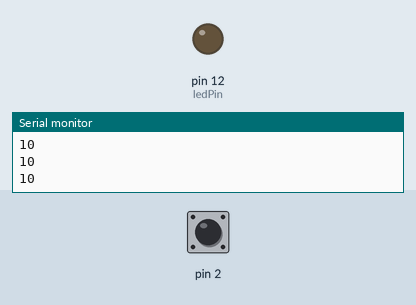
A sketch run on a simulated Arduino Uno, built with avr-gcc and run on an emulated ATmega328P. On the bench: output pins drawn as LEDs (lit = HIGH), the last lines printed to the serial monitor. The inputs (shaded band) are chosen by the test bench; at power-on: pin 2 HIGH.

Above: at 1.2 s.
1.3 s: pin 2 pulled LOW for 0.15 s
At 1.38 s:
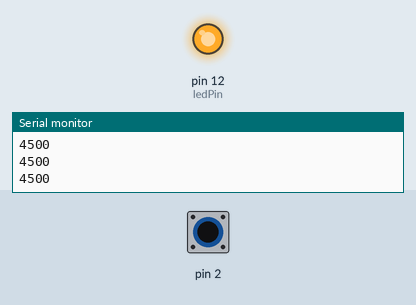
2.9 s: pin 2 pulled LOW for 3.2 s
At 7.0 s:
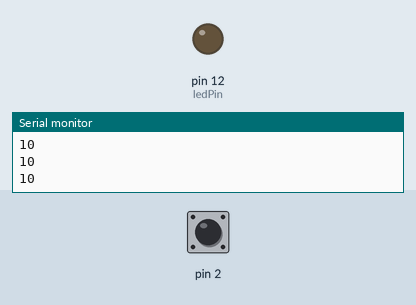
Timing chart, 0 to 8.5 s (numbered marks = the images above; inputs shaded):
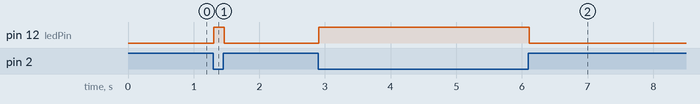

The sketch:

lamp_capacitiva_13.ino
```cpp
#include <CapacitiveSensor.h>
CapacitiveSensor   capSensor = CapacitiveSensor(4,2);        // 10M resistor between pins 4 & 2, pin 2 is sensor pin, add a wire and or foil if desired

int threshold = 300;
const int ledPin = 12;


void setup() {
  // put your setup code here, to run once:
  Serial.begin(9600);
  pinMode(ledPin,OUTPUT);

}

void loop() {
  // put your main code here, to run repeatedly:
  long sensorValue = capSensor.capacitiveSensor(30);
  Serial.println(sensorValue);

  if (sensorValue > threshold){
    digitalWrite(ledPin, HIGH);
  }
  else {
    digitalWrite(ledPin,LOW);
  }
  delay(10);
}
```

Measured:
- after the input at 1.3 s, pin 12 (ledPin): LOW → HIGH at once, → LOW 0.16 s later
- after the input at 2.9 s, pin 12 (ledPin): LOW → HIGH at once, → LOW 3.2 s later
